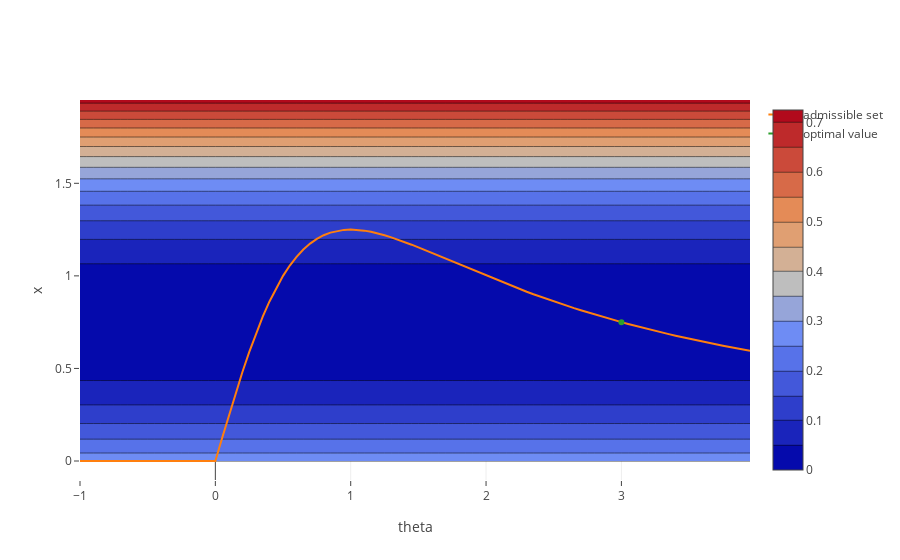

The notebook cell this image was saved under:
### Markdown cell above
The loss surface of the higher level loss $l(x^*,x(\alpha))$ is plotted as contour plot in $(x,\alpha)$. 
The admissible set $x(\alpha)$ is visualized in orange and the optimal point in green.

### Code cell
loss_grid = np.zeros((theta_range.size, x_range.size))
argmin_x = []
loss = []
for i, theta in enumerate(theta_range):
    for j, x in enumerate(x_range):
        loss_grid[i,j] = l(x,theta)
    x_out = solve_E(y, theta)
    argmin_x.append(x_out)
    loss.append(l(x_out,theta))
theta_id = np.argmin(loss)

data = []
data.append(go.Contour(x = list(theta_range), y=list(x_range), z=loss_grid.T, name = 'loss surface',ncontours=30))
data.append(go.Scatter(x = list(theta_range), y=argmin_x, name = 'admissible set'))

data.append(go.Scatter(x = [theta_range[theta_id]], y = [argmin_x[theta_id]], name = 'optimal value'))
ply.offline.iplot(go.Figure(data=data, layout=layout))

### Figure 1 — Plotly figure (JSON) as saved in the notebook; plotly's stock layout.template omitted (floating-point values rounded to 4 significant figures; data arrays with more than 128 entries replaced by an {"elided": "..."} marker saying what was removed)
{"data": [{"name": "loss surface", "ncontours": 30, "type": "contour", "uid": "7c128f5a-b611-4409-a546-d81da5eaf0b9", "x": [-1, -0.95, -0.9, -0.85, -0.8, -0.75, -0.7, -0.65, -0.6, -0.55, -0.5, -0.45, -0.4, -0.35, -0.3, -0.25, -0.2, -0.15, -0.1, -0.05, 8.882e-16, 0.05, 0.1, 0.15, 0.2, 0.25, 0.3, 0.35, 0.4, 0.45, 0.5, 0.55, 0.6, 0.65, 0.7, 0.75, 0.8, 0.85, 0.9, 0.95, 1.0, 1.05, 1.1, 1.15, 1.2, 1.25, 1.3, 1.35, 1.4, 1.45, 1.5, 1.55, 1.6, 1.65, 1.7, 1.75, 1.8, 1.85, 1.9, 1.95, 2.0, 2.05, 2.1, 2.15, 2.2, 2.25, 2.3, 2.35, 2.4, 2.45, 2.5, 2.55, 2.6, 2.65, 2.7, 2.75, 2.8, 2.85, 2.9, 2.95, 3.0, 3.05, 3.1, 3.15, 3.2, 3.25, 3.3, 3.35, 3.4, 3.45, 3.5, 3.55, 3.6, 3.65, 3.7, 3.75, 3.8, 3.85, 3.9, 3.95], "y": [0, 0.05, 0.1, 0.15, 0.2, 0.25, 0.3, 0.35, 0.4, 0.45, 0.5, 0.55, 0.6, 0.65, 0.7, 0.75, 0.8, 0.85, 0.9, 0.95, 1, 1.05, 1.1, 1.15, 1.2, 1.25, 1.3, 1.35, 1.4, 1.45, 1.5, 1.55, 1.6, 1.65, 1.7, 1.75, 1.8, 1.85, 1.9, 1.95], "z": {"elided": "40x100 float values"}}, {"name": "admissible set", "type": "scatter", "uid": "781db446-ce9f-4f90-b096-5d07c59184f2", "x": [-1, -0.95, -0.9, -0.85, -0.8, -0.75, -0.7, -0.65, -0.6, -0.55, -0.5, -0.45, -0.4, -0.35, -0.3, -0.25, -0.2, -0.15, -0.1, -0.05, 8.882e-16, 0.05, 0.1, 0.15, 0.2, 0.25, 0.3, 0.35, 0.4, 0.45, 0.5, 0.55, 0.6, 0.65, 0.7, 0.75, 0.8, 0.85, 0.9, 0.95, 1.0, 1.05, 1.1, 1.15, 1.2, 1.25, 1.3, 1.35, 1.4, 1.45, 1.5, 1.55, 1.6, 1.65, 1.7, 1.75, 1.8, 1.85, 1.9, 1.95, 2.0, 2.05, 2.1, 2.15, 2.2, 2.25, 2.3, 2.35, 2.4, 2.45, 2.5, 2.55, 2.6, 2.65, 2.7, 2.75, 2.8, 2.85, 2.9, 2.95, 3.0, 3.05, 3.1, 3.15, 3.2, 3.25, 3.3, 3.35, 3.4, 3.45, 3.5, 3.55, 3.6, 3.65, 3.7, 3.75, 3.8, 3.85, 3.9, 3.95], "y": [0, 0, 0, 0, 0, 0, 0, 0, 0, 0, 0, 0, 0, 0, 0, 0, 0, 0, 0, 0, 2.22e-15, 0.1247, 0.2475, 0.3667, 0.4808, 0.5882, 0.6881, 0.7795, 0.8621, 0.9356, 1.0, 1.056, 1.103, 1.142, 1.174, 1.2, 1.22, 1.234, 1.243, 1.248, 1.25, 1.249, 1.244, 1.238, 1.23, 1.22, 1.208, 1.196, 1.182, 1.168, 1.154, 1.139, 1.124, 1.108, 1.093, 1.077, 1.061, 1.046, 1.03, 1.015, 1.0, 0.9851, 0.9704, 0.956, 0.9418, 0.9278, 0.9141, 0.9007, 0.8876, 0.8747, 0.8621, 0.8497, 0.8376, 0.8258, 0.8142, 0.8029, 0.7919, 0.781, 0.7705, 0.7601, 0.75, 0.7401, 0.7304, 0.721, 0.7117, 0.7027, 0.6939, 0.6852, 0.6768, 0.6685, 0.6604, 0.6525, 0.6447, 0.6371, 0.6297, 0.6224, 0.6153, 0.6083, 0.6015, 0.5948]}, {"name": "optimal value", "type": "scatter", "uid": "11f59759-047d-4270-b709-72a8139ceb46", "x": [3.0], "y": [0.75]}], "layout": {"autosize": true, "xaxis": {"autorange": true, "title": {"text": "theta"}, "type": "linear"}, "yaxis": {"autorange": true, "title": {"text": "x"}, "type": "linear"}}}
